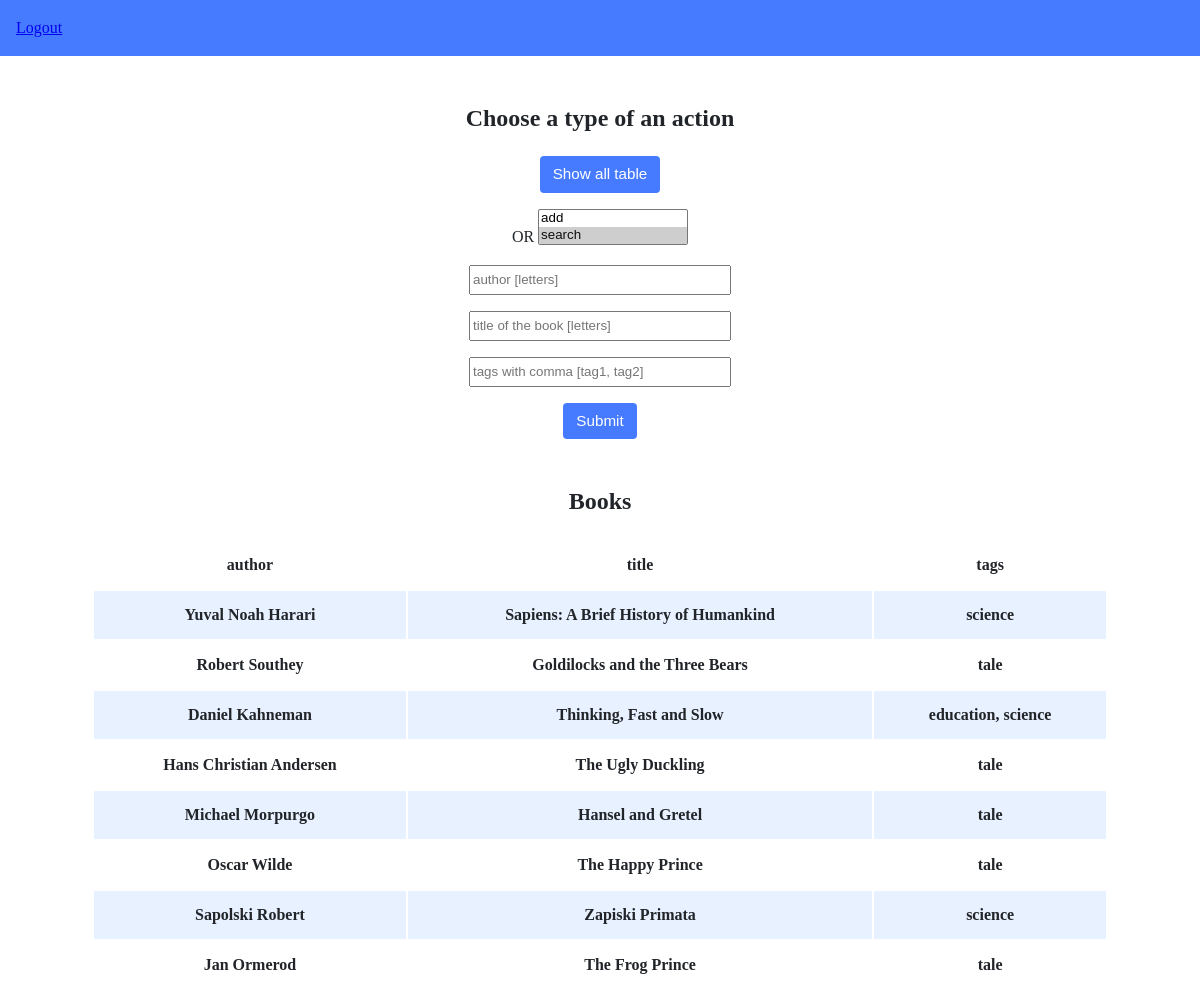
The app's page /hello (signed in), older data.
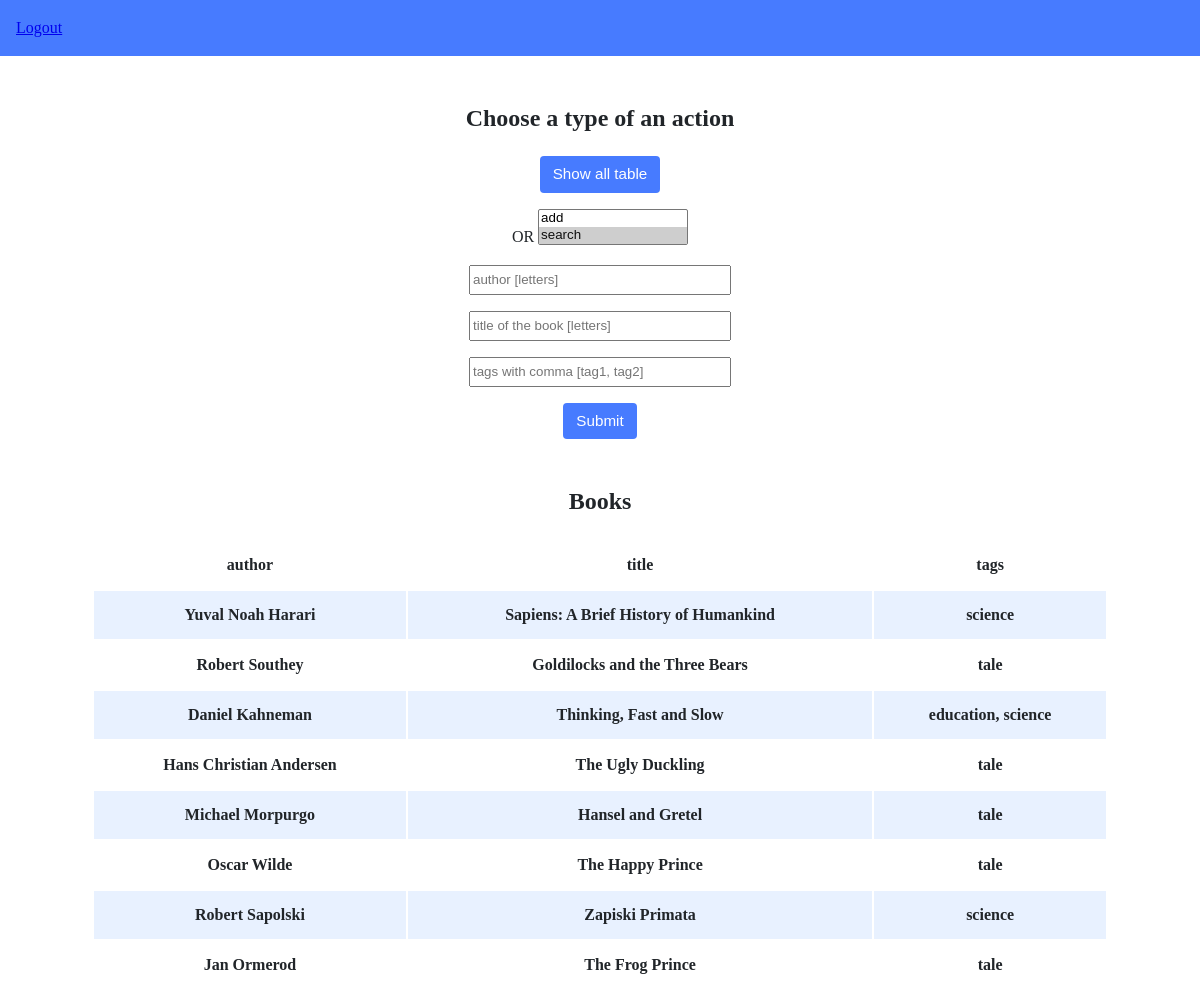
The same page, newer data.
### tables this page shows
CREATE TABLE [books] (id INTEGER PRIMARY KEY AUTOINCREMENT,
            author TEXT,
            title TEXT,
            tags TEXT
            );

### application.py (the view)
@app.route("/hello", methods=["GET", "POST"])
@login_required
def hello():
    user_email = "[" + session["email"] + "]"
    bookMan = BookManager(user_email)
    if request.method == "POST":
        todo, query = get_forms()
        if todo:
            response = bookMan.process_query(todo, query)
            return switch(response)
        else:
            return redirect("/hello")
    else:
        sel_all = {"author": "", "title": "", "tags": ""}
        data = bookMan.process_regexp_search(sel_all)
        return render_template("hello.html", data=data, error="")

### application.py (called while the page is built)
def login_required(f):
    @wraps(f)
    def wrap(*args, **kwargs):
        if 'logged_in' in session and session['logged_in']:
            return f(*args, **kwargs)
        else:
            flash("You need to login first")
            return redirect(url_for('login'))
    return wrap

### book_manager.py (called while the page is built)
    def process_regexp_search(self, book_query):
        lst = []
        query_tags = book_query["tags"].split(",")
        tags = map(str.strip, (query_tags))
        for t in tags:
            print("tag---", t)
            book_query["tags"] = t
            cond = SelectQuery.get_regexp_query(book_query)
            print("process_search cond = ", cond)
            selected_rows = self.sqlMan.select_sql(cond)
            for row in selected_rows:
                if row not in lst:
                    lst.append(row)
        lst.sort(key=lambda k: (len(k.title), len(k.author)), reverse=1)
        return lst

### db_manager.py (called while the page is built)
    def select_sql(self, condition="", add=""):
        q = (f"SELECT * FROM {self.table_name}" +
             " " + condition)
        SEL = namedtuple("SEL", ['id', self.column1,
                         self.column2, self.column3])
        lst = []
        with sqlite3.connect(self.db) as cursor:
            cursor.create_function('REGEXP', 2, lambda x, y:
                                   bool(re.search(x, y)))
            for row in cursor.execute(q, add):
                lst.append(SEL(*row))
        print("select_sql", lst)
        return lst

    @staticmethod
    def get_regexp_query(data):
        cond_lst = []
        for col_name, col_val in data.items():
            if not col_val:
                continue
            pattern = SelectQuery.low_up_pattern(col_val)
            cond = SelectQuery.regexp_query(pattern, col_name)
            cond_lst.append(cond)
        if not cond_lst:
            return ""
        else:
            return SelectQuery.join_conditions(cond_lst)

### templates/hello.html (shortened to what this page needs)
{% extends "layout.html" %}
{% block main %}
<div class="section">
   <h2>Choose a type of an action</h2>
   <form method="post">
      <input type="submit" style="background-color:#477bff;color: white;" value="Show all table" name="show_all">
      <br>
      <p>
         OR
         <select size="2" style="width:150px;" name="todo">
            <option value="v-add">add</option>
            <option value="v-search" selected>search</option>
         </select>
         <br>
      </p>
      <p>
         <input type="text" autocomplete="off" placeholder="author [letters]" autofocus name="p-author">
         <br>
      </p>
      <p>
         <input type="text" autocomplete="off" placeholder="title of the book [letters]" name="p-title">
         <br>
      </p>
      <p>
         <input type="text" autocomplete="off" placeholder="tags with comma [tag1, tag2]" name="p-tags">
         <br>
      </p>
      <input type="submit" style="background-color:#477bff;color: white;" value="Submit" name="submit">
   </form>
</div>
<div class="section">
   <h2>Books</h2>
   <table>
      <thead>
         <tr>
            <th>author</th>
            <th>title</th>
            <th>tags</th>
         </tr>
      </thead>
      <tbody>
         {% for item in data %}
         <tr>
            <th>{{ item.author }} </th>
            <th>{{ item.title }} </th>
            <th>{{ item.tags }}</th>
         </tr>
         {% endfor %}
      </tbody>
   </table>
</div>
{% endblock %}

### templates/layout.html (shortened to what this page needs)
<!DOCTYPE html>
<html lang="en">
<head>
    <link href="/static/styles.css" rel="stylesheet">
</head>
<body>
    {% if session.logged_in %}
    <div class="jumbotron" style="text-align: left;">
        <a href="/logout">Logout</a>
    </div>
    {% else %}
    <div class="jumbotron">
        <a href="/register">Register</a>
        <a href="/login">Log In</a>
    </div>
    {% endif %}
   <div class="container">
    {% block main %}
    {% endblock %}
    </div>
</body>
</html>

### static/styles.css (style rules this page uses)
body { background-color: #fff; color: #212529; font-size: 1rem; font-weight: 400; line-height: 1.5; margin: 0; text-align: left; }
.container { margin-left: auto; margin-right: auto; padding-left: 15px; padding-right: 15px; text-align: center; width: 90%; }
.jumbotron { background-color: #477bff; color: #fff; margin-bottom: 1rem; padding: 1rem 1rem; text-align: center; }
.section { padding-bottom: 1rem; padding-left: 2rem; padding-right: 2rem; padding-top: 0.5rem; }
button, input[type="submit"] { background-color: #d9edff; border: 1px solid transparent; border-radius: 0.25rem; font-size: 0.95rem; font-weight: 400; line-height: 1.5; padding: 0.375rem 0.75rem; text-align: center; transition: color 0.15s ease-in-out, background-color 0.15s ease-in-out, border-color 0.15s ease-in-out, box-shadow 0.15s ease-in-out; vertical-align: middle; }
input[type="text"], input[type="number"] { line-height: 1.8; width: 25%; }
table { background-color: transparent; margin-bottom: 1rem; width: 100%; }
table th, table td { padding: 0.75rem; vertical-align: middle; }
tbody tr:nth-of-type(odd) { background-color: rgb(179, 208, 255, 0.3) }

Row changes from the older to the newer data that the page shows:
changed books "Zapiski Primata": author "Sapolski Robert" → "Robert Sapolski"
